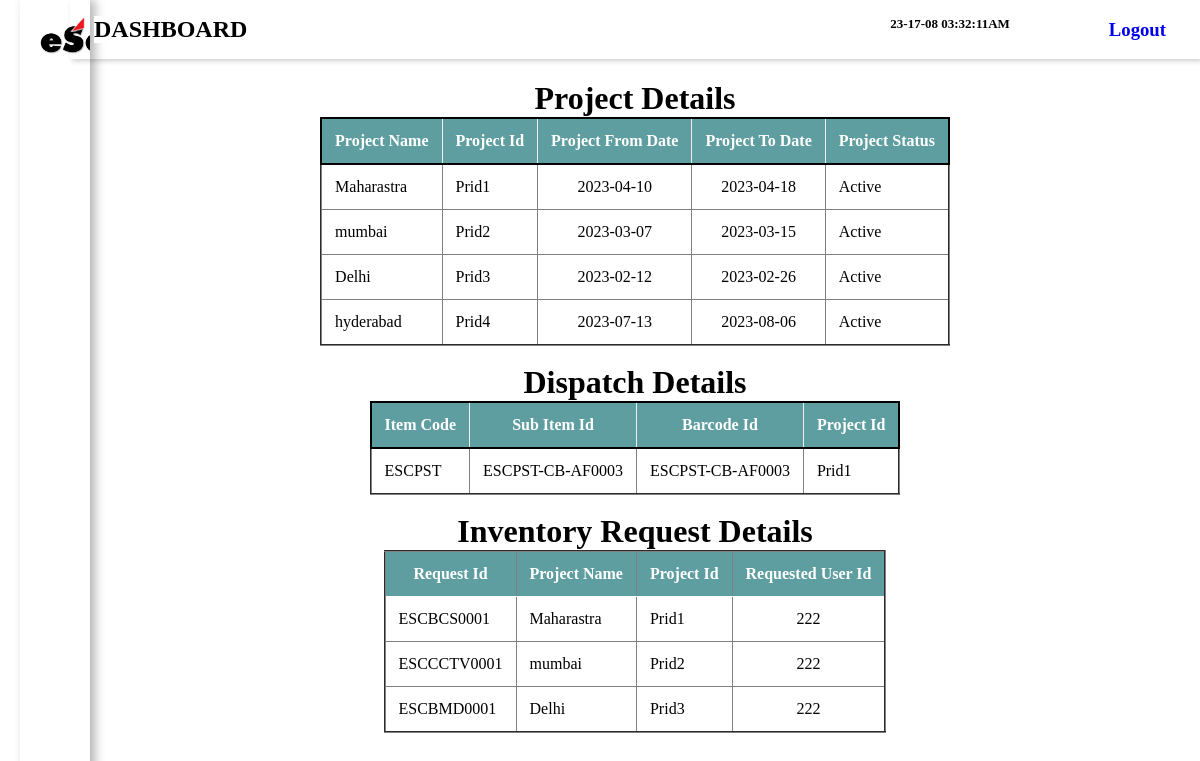
The page /task1.php on the database its author committed.
### tables this page shows
CREATE TABLE `project_details` (
  `Projectid` varchar(200) NOT NULL,
  `Projectname` varchar(250) NOT NULL,
  `projectstate` varchar(200) NOT NULL,
  `Projectstatus` varchar(200) NOT NULL,
  `Projectfromdate` date NOT NULL,
  `Projecttodate` date NOT NULL,
  `Totalduration` int(11) NOT NULL,
  `createdby` varchar(100) NOT NULL,
  `createdon` timestamp NOT NULL DEFAULT current_timestamp(),
  `updatedby` varchar(100) NOT NULL,
  `updatedon` timestamp NOT NULL DEFAULT current_timestamp()
);

CREATE TABLE `tracking_details` (
  `itemcode` varchar(200) NOT NULL,
  `subitemid` varchar(200) NOT NULL,
  `barcodeid` varchar(200) NOT NULL,
  `packingstatus` varchar(100) NOT NULL,
  `projectid` varchar(200) NOT NULL
);

CREATE TABLE `inventory_request_details` (
  `requestid` varchar(200) NOT NULL,
  `Projectdetails` varchar(200) NOT NULL,
  `Projectid` varchar(150) NOT NULL,
  `Requestedemploy` varchar(200) NOT NULL,
  `Requestedempid` varchar(200) NOT NULL
);

### task1.php (the view, shortened to what this page needs)
<?php
include "config.php";
?>
<!DOCTYPE html>
<html lang="en">
<head>
    <link rel="stylesheet" href="task1.css">
    <link rel="stylesheet" href="hover.css">
</head>
<body>
    <div class="sidebar">
            <div class="sidebar-brand">
                <span id="kleenpulse"><img src="esoft.jpg" alt=""></span>
            </div>
            <div class="sidebar-menu">
            <ul>
                </ul>
            </div>
    </div>
    <div class="main-wrapper">
    <div class="main-content" style="background:white;">
            <header>
                <h2 class="heading" id="dashboard">
                    Dashboard
                    </h2>
                    <h2 style="position:relative ; left:285px; font-size:13px;">
                    <?php
                        $date = date('y-d-m h:i:sa');
                        echo $date;
                    ?>
                </h2>
                <div class="user-wrapper">
                    <div>
                        <h3><a href="index.php">Logout</a></h3>
                    </div>
                </div>
            </header>
             <main style="margin-top:0px;">
                <div class="ermimage">
                <center>
                    <h1>Project Details</h1>
                    <?php
                            $sql = "SELECT * FROM `project_details`";
                            $result = mysqli_query($conn,$sql);
                            if(mysqli_affected_rows($conn) == 0){
                                echo "No Data found";
                            }
                            else{
                                ?>
                    <table border="2">
                        <thead  style="border:2px solid ;">
                            <th>Project Name</th>
                            <th>Project Id</th>
                            <th>Project From Date</th>
                            <th>Project To Date</th>
                            <th>Project Status</th>
                        </thead>
                        <tbody>
                          <?php
                            while($row = mysqli_fetch_assoc($result)){
                                $projectname = $row['Projectname'];
                                $projectid = $row['Projectid'];
                                $projectfromdate = $row['Projectfromdate'];
                                $projecttodate = $row['Projecttodate'];
                                $projectstatus = $row['Projectstatus'];
                                ?>
                                <tr>
                                    <td><?php echo $projectname?></td>
                                    <td><?php echo $projectid?></td>
                                    <td style="text-align:center;"><?php echo $projectfromdate?></td>
                                    <td style="text-align:center;"><?php echo $projecttodate?></td>
                                    <td><?php echo $projectstatus?></td>
                                </tr>
                                <?php
                            }
                        }
                            ?>
                        </tbody>
                    </table>
                    <br>
                    <h1>Dispatch Details</h1>
                    <?php
                            $sql = "SELECT * FROM `tracking_details`";
                            $result = mysqli_query($conn,$sql);
                            if(mysqli_affected_rows($conn) == 0){
                                echo "No Data Found";
                            }
                            else{
                            ?>
                    <table border="2">
                        <thead  style="border:2px solid ;">
                            <th>Item Code</th>
                            <th>Sub Item Id</th>
                            <th>Barcode Id</th>
                            <th>Project Id</th>
                        </thead>
                        <tbody>
                            <?php
                            while($row = mysqli_fetch_assoc($result)){
                                $itemcode = $row['itemcode'];
                                $subitemid = $row['subitemid'];
                                $barcodeid = $row['barcodeid'];
                                $projectid = $row['projectid'];
                                ?>
                                <tr>
                                    <td><?php echo $itemcode ; ?> </td>
                                    <td><?php echo $subitemid ;?></td>
                                    <td><?php echo $barcodeid ; ?> </td>
                                    <td><?php echo $projectid ;?></td>
                                </tr>
                                <?php
                            }
                        }
                            ?>
                        </tbody>
                    </table>
                    <br>
                    <h1>Inventory Request Details</h1>
                    <?php
                            $sql = "SELECT * FROM `inventory_request_details`";
                            $result = mysqli_query($conn,$sql);
                            if(mysqli_affected_rows($conn) == 0){
                                echo "No Data Found";
                            }
                            else{
                            ?>
                    <table border="2">
                        <thead >
                            <th>Request Id</th>
                            <th>Project Name</th>
                            <th>Project Id</th>
                            <th>Requested User Id</th>
                        </thead>
                        <tbody>
                            <?php
                            while($row = mysqli_fetch_assoc($result)){
                                $requestid = $row['requestid'];
                                $projectname = $row['Projectdetails'];
                                $projectid = $row['Projectid'];
                                $requestedempid = $row['Requestedempid'];
                                ?>
                                <tr>
                                    <td><?php echo $requestid ; ?> </td>
                                    <td><?php echo $projectname ; ?></td>
                                    <td><?php echo $projectid ; ?></td>
                                    <td style = "text-align:center;"><?php echo $requestedempid ; ?></td>
                                </tr>
                                <?php
                            }
                        }
                            ?>
                        </tbody>
                    </table>
                </center>
                </div>
</main>
</body>
</html>

### task1.css (style rules this page uses)
:root { --for-heading: #3b026b; --color-dark: #1d2231; --text-grey: #8390a2; --dark-BG: #001623; --content-BG: #022d47; --dark-text: #b200ff; --icon-color: #520293; --purple: linear-gradient(45deg, #99013e, #7f02ed); --pink: linear-gradient(45deg, #770233, #ff0066); --orange: linear-gradient(45deg, #ff9000, #ffd400); --moon: linear-gradient(45deg, #ff9000, #7f02ed); --moon-only: linear-gradient(45deg, #fff, #7f02ed); --sun: linear-gradient(45deg, #ffc700, #8300ff); --transition: all 400ms; --new-content: rgba(255, 255, 255, .5); --indicator: rgba(255, 255, 255,.7) }
* { padding: 0; margin: 0; font-family: Poppins; box-sizing: border-box; outline: none; user-select: none; list-style-type: none; text-decoration: none; transition: all 400ms; overflow-x: hidden; background-color: white; }
body { background: rgba(0, 0, 0, .1); backdrop-filter: blur(10px); }
.sidebar { width: 170px; position: fixed; left: 0; top: 0; margin-left:20px; height: 100%; backdrop-filter: blur(6px); box-shadow: 5px 0 10px rgba(0, 0, 0, .3); z-index: 100; transition: width 300ms; }
.sidebar-brand { height: 90px; padding: 1rem 0rem 1rem 2rem; }
.sidebar-brand span { display: inline-block; padding-right: 1rem; }
.sidebar-menu { margin-top: 1rem; }
.main-content { transition: margin-left 300ms; margin-left: 250px; background: rgba(0, 0, 0, .2); }
header { background: var(--new-BG); display: flex; justify-content: space-between; padding: 1rem 1.5rem; box-shadow: 2px 2px 5px rgba(0, 0, 0, .2); position: fixed; left: 250px; width: calc(100% - 250px); top: 0; z-index: 100; transition: left 300ms; }
header h2 { color: black; text-transform: uppercase; }
.user-wrapper { display: flex; align-items: center; padding: 0 10px; }
main { margin-top: 0px; padding: 5rem 1.5rem; min-height: calc(100vh - 90px); }
.heading { color:black; }
table { border-collapse: collapse; }
td { padding: .5rem 0.3rem; font-size: 1rem; color: #000; }
@media only screen and (max-width: 1200px) { .sidebar { width: 70px; } }
@media only screen and (max-width: 1200px) { .sidebar .sidebar-brand, .sidebar li { padding-left: 1rem; text-align: center; } }
@media only screen and (max-width: 1200px) { .main-content { margin-left: 70px; } }
@media only screen and (max-width: 1200px) { .main-content header { width: calc(100% - 70px); left: 70px; } }

### task1.php (style rules this page uses)
span > img { width:115px; }
td { text-align:left; padding:13px; color:black; }
th { padding:13px; background-color:cadetblue; color:white; }
h1 { color:black; }

### rows shown on the page
project_details: Projectname "Maharastra", Projectid "Prid1", Projectfromdate "2023-04-10", Projecttodate "2023-04-18", Projectstatus "Active"
project_details: Projectname "mumbai", Projectid "Prid2", Projectfromdate "2023-03-07", Projecttodate "2023-03-15", Projectstatus "Active"
project_details: Projectname "Delhi", Projectid "Prid3", Projectfromdate "2023-02-12", Projecttodate "2023-02-26", Projectstatus "Active"
project_details: Projectname "hyderabad", Projectid "Prid4", Projectfromdate "2023-07-13", Projecttodate "2023-08-06", Projectstatus "Active"
tracking_details: itemcode "ESCPST", subitemid "ESCPST-CB-AF0003", barcodeid "ESCPST-CB-AF0003", projectid "Prid1"
inventory_request_details: requestid "ESCBCS0001", Projectdetails "Maharastra", Projectid "Prid1", Requestedempid "222"
inventory_request_details: requestid "ESCCCTV0001", Projectdetails "mumbai", Projectid "Prid2", Requestedempid "222"
inventory_request_details: requestid "ESCBMD0001", Projectdetails "Delhi", Projectid "Prid3", Requestedempid "222"
